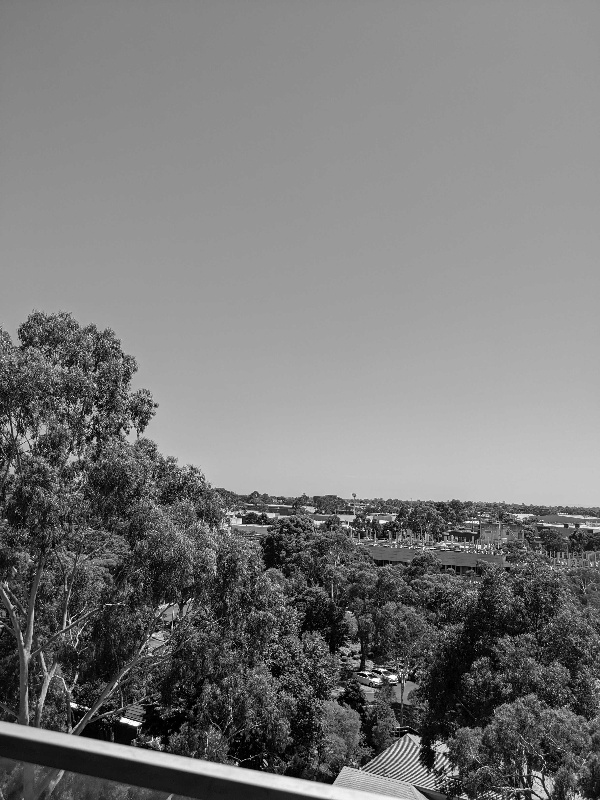
#> input picture Student pack/left.jpg, 600 x 800 px; the run also reads 1 picture not shown here
$ jupyter execute Lab2_student_template_Fred.ipynb
#> lines starting #> are read from the running program, lines starting #| are printed output that depends on the picture; after the words box and inside, x2 and y2 are one past the last pixel; in counts of white or black regions, pixels touching at a corner belong together
[cell 1]
import numpy as np
import cv2
from matplotlib import pyplot as plt

## Lab 2: Image Stitching with Homographies

In this lab, we will explore image stitching and panorama creation. You will use a homography to register two images together, and implement bilinear interpolation to help accomplish this. As part of the lab, you will also explore image enhancement strategies to improve the quality of image stitching at the seam (the join between two images) relying on your knowledge of image brightness and human perception of this. Collectively, tasks 1-5 will provide a final stitched image. In task 6, you will apply the same code written in tasks 1-5 to create a panorama image using your own photos.

* Task 1: Draw test points on the left image
* Task 2: Use a homography to find the location of these points in the right image
* Task 3: Bilinear interpolation of the right image pixels
* Task 4: Image stitching
* Task 5: Better blending
* Task 6: Now try your own!

### Academic integrity

Every lab submission will be screened for any collusion and/or plagiarism. Breaches of academic integrity will be investigated thoroughly and may result in a zero for the assessment along with interviews with the plagiarism officers at Monash University.

### Late submissions

The default late submission university penalty will apply.

### Lab Instructions and the Use of Generative AI

You may not use any built-in opencv functions for this lab, other than those used for loading/ saving an image, extracting and matching keypoints, and
computing homographies.
* You may use NumPy for array handling, and vectorizing your code (reducing
the number of for-loops) is encouraged.
* You should use Matplotlib to display images and any intermediate results.
* You may use generative AI.

### Grading
Each lab is worth 8%, and there are a number of sections and tasks with their own weighting. A task is only considered complete if you can demonstrate a working program and show an understanding of the underlying concepts. Note that later tasks should reuse code from earlier tasks.

Masks will be provided based on the correctness of the code, the quality of your results, comments indicating you understand your work, and a discussion of tasks provided at the end of the notebook.

# Task 1: Draw test points on the left image

Draw the following points on the left image as red crosses. Display the resulting image.

{446 , 499, 1}, {383, 590, 1}, {296 , 499, 1}, {282, 511, 1}, {401 , 508, 1}

Recall from lectures that these 3-element homogeneous coordinates can be transformed to 2D image pixel coordinates by dividing the first and second elements by the third (needed for later tasks).

[cell 2]
import os
def gray_image(possible_paths):
    for path in possible_paths:
        if os.path.exists(path):
            img = cv2.imread(path, cv2.IMREAD_GRAYSCALE)
#> img is the input picture: shape (800, 600); min 0, max 255, mean 120.6
            if img is not None:
                return img
    raise FileNotFoundError(f"Could not find any of these files: {possible_paths}")

left_img = gray_image(['left.jpg', '/mnt/data/left.jpg'])
right_img = gray_image(['right.jpg', '/mnt/data/right.jpg'])

def from_homogeneous(points_h):
    points_h = np.asarray(points_h, dtype=np.float64)
    return points_h[:, :2] / points_h[:, 2:3]

def draw_crosses(gray_img, points_xy, color=(255, 0, 0), size=8, thickness=1):
#> called with points_xy = array of shape (5, 2), color = (255, 0, 0), size = 8, thickness = 1
    img_rgb = np.dstack([gray_img, gray_img, gray_img]).copy()
    h, w = gray_img.shape

    for pt in points_xy:
        x = int(round(pt[0]))
        y = int(round(pt[1]))

        for t in range(-thickness // 2, thickness // 2 + 1):
            for k in range(-size, size + 1):
                yy = y + k
                xx = x + t
                if 0 <= yy < h and 0 <= xx < w:
                    img_rgb[yy, xx] = color

                yy = y + t
                xx = x + k
                if 0 <= yy < h and 0 <= xx < w:
                    img_rgb[yy, xx] = color

    return img_rgb

Lpoint_h = np.array([
    [446, 499, 1],
    [383, 590, 1],
    [296, 499, 1],
    [282, 511, 1],
    [401, 508, 1]
], dtype=np.float64)

Lpoint_xy = from_homogeneous(Lpoint_h)
L_point = draw_crosses(left_img, Lpoint_xy)

print("Task 1 left image points (x, y):")
print(Lpoint_xy)

plt.figure(figsize=(8, 8))
plt.imshow(L_point)
plt.title('Task 1: Test points drawn on the left image')
plt.axis('off')
plt.show()

[cell 3]
# Show results here

# Task 2: Use Homography to find right image points

The following homography transforms pixel coordinates between the left and right images as
$$ x_R = H x_L $$

\begin{bmatrix}
1.6011 & 0.0277 & -393.5701 \\
0.3242 & 1.5119 & -228.8918 \\
0.0009 & 0.0002 & 1.0000
\end{bmatrix}

Apply the homography to transform the left image points in Task 1 to their corresponding locations in the right image. Draw the transformed points as red crosses on the right image. Check your result before moving on.

[cell 4]
# Write your code here

H = np.array([
    [1.6011, 0.0277, -393.5701],
    [0.3242, 1.5119, -228.8918],
    [0.0009, 0.0002, 1.0000]
], dtype=np.float64)

def apply_homography(H, points_h):
    points_h = np.asarray(points_h, dtype=np.float64)
    transformed_h = (H @ points_h.T).T
    transformed_xy = from_homogeneous(transformed_h)
    return transformed_h, transformed_xy

right_points_h, right_points_xy = apply_homography(H, Lpoint_h)
right_with_points = draw_crosses(right_img, right_points_xy)
#> call 2 of draw_crosses, with points_xy = array of shape (5, 2), color = (255, 0, 0), size = 8, thickness = 1
#> after the loop in draw_crosses (call 2), `for pt in points_xy:`:
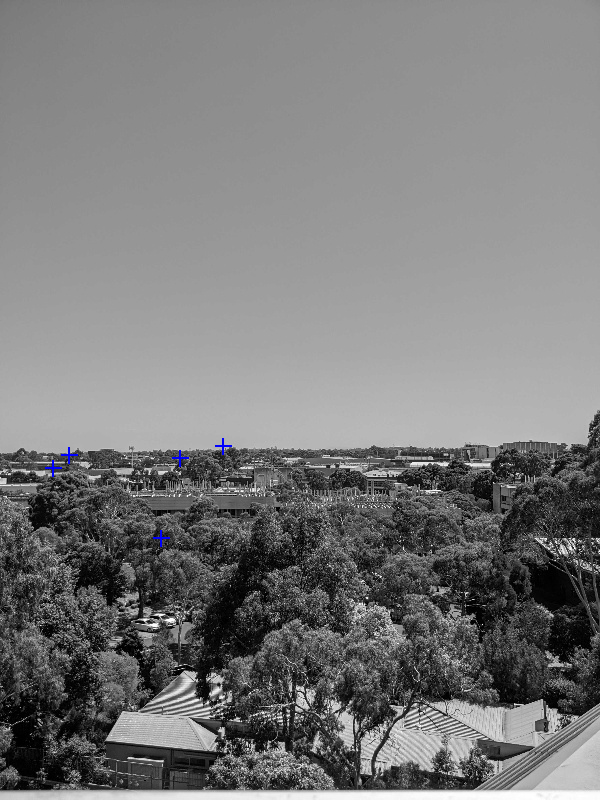
#> img_rgb: shape (800, 600, 3); mean of channels 0, 1, 2 122.3, 122.2, 122.2; drawn as B, G, R

print("Task 2 transformed points in the right image (homogeneous):")
print(right_points_h)

print("\nTask 2 transformed points in the right image (x, y):")
for i, pt in enumerate(right_points_xy, start=1):
    print(f"Point {i}: ({pt[0]:.4f}, {pt[1]:.4f})")

plt.figure(figsize=(8, 8))
plt.imshow(right_with_points)
plt.title('Task 2: Homography-transformed points drawn on the right image')
plt.axis('off')
plt.show()

[cell 5]
# Print results here

# Task 3: Bilinear interpolation of the right image

The transformed coordinates can be in between pixel locations. Write a bilinear interpolation function to compute the intensity of the transformed pixel coordinate in right.jpg using intensity values from neighbouring pixel locations. Print the interpolated intensity value for each transformed point in Task 2. The first point should be around 176 whereas the last point should be around 73.

HINT: The bilinear interpolation function should take the transformed pixel coordinate and the intensity values of its four neighbours as input arguments, and should output the interpolated intensity value.

[cell 6]
# Write your code here

def bilinear_neighbours(x, y, x0, y0, I00, I10, I01, I11):
    dx = x - x0
    dy = y - y0

    top = (1 - dx) * I00 + dx * I10
    bottom = (1 - dx) * I01 + dx * I11
    return (1 - dy) * top + dy * bottom

def bilinear_sample(img, x, y):
    h, w = img.shape

    if x < 0 or x >= w - 1 or y < 0 or y >= h - 1:
        return None

    x0 = int(np.floor(x))
    y0 = int(np.floor(y))

    I00 = float(img[y0,     x0    ])
    I10 = float(img[y0,     x0 + 1])
    I01 = float(img[y0 + 1, x0    ])
    I11 = float(img[y0 + 1, x0 + 1])

    return bilinear_neighbours(x, y, x0, y0, I00, I10, I01, I11)

interpolated_values = []
for pt in right_points_xy:
    x, y = pt
    interpolated_values.append(bilinear_sample(right_img, x, y))
#> this loop made 5 passes
#> (I00 in bilinear_sample, I10 in bilinear_sample, I01 in bilinear_sample, I11 in bilinear_sample) on passes 1 to 4: (176, 176, 176, 176), (40, 28, 53, 33), (69, 78, 43, 71), (58, 61, 58, 56)
#> after the loop, interpolated_values = [176, 38.47, 69.83, 58.19, 74.51]

print("Task 3 bilinear interpolation results:")
for i, (pt, val) in enumerate(zip(right_points_xy, interpolated_values), start=1):
    print(f"Point {i}: x = {pt[0]:.4f}, y = {pt[1]:.4f}, interpolated intensity = {val:.4f}")
#> this loop made 5 passes
#> (pt, val) on passes 1 to 4: ([222.7, 446.4], 176), ([161.3, 538.2], 38.47), ([68.93, 454.9], 69.83), ([53.17, 468.4], 58.19)
#> (printed output is left out)

print("\nCheck against the lab sheet:")
print(f"First point intensity  = {interpolated_values[0]:.4f}  (should be about 176)")
#| First point intensity  = 176.0000  (should be about 176)
print(f"Last point intensity   = {interpolated_values[-1]:.4f} (should be about 73)")
#| Last point intensity   = 74.5071 (should be about 73)

[cell 7]
# Show results here

# Task 4: Image stitching

Create a 1200x800 (width x height) image and fill the left hand side of this image with the left image. This stitched image will use the left image coordinate system (xl) throughout the stitching process. Next, fill in the remaining pixels on the RHS by transforming their pixel coordinates (left image coordinates) to the right image coordinates via the homography from Task 2 and determining the intensity using your bilinear interpolation implementation. If the right pixel  coordinate is valid, generate the pixel value using bilinear interpolation, but if the right pixel coordinate is invalid, use a pixel value of zero. Display the stitching results. It should look like a wide-angle image with a visible seam where the two images join.

[cell 8]
# Write your code here

def bilinear_eg_vect(img, x, y):
    h, w = img.shape
    x = np.asarray(x, dtype=np.float64)
    y = np.asarray(y, dtype=np.float64)

    valid = (x >= 0) & (x < w - 1) & (y >= 0) & (y < h - 1)
    out = np.zeros_like(x, dtype=np.float64)

    if not np.any(valid):
        return out, valid

    xv = x[valid]
    yv = y[valid]

    x0 = np.floor(xv).astype(int)
    y0 = np.floor(yv).astype(int)

    dx = xv - x0
    dy = yv - y0

    I00 = img[y0,     x0    ].astype(np.float64)
    I10 = img[y0,     x0 + 1].astype(np.float64)
    I01 = img[y0 + 1, x0    ].astype(np.float64)
    I11 = img[y0 + 1, x0 + 1].astype(np.float64)

    out_valid = ((1 - dx) * (1 - dy) * I00 +
                 dx * (1 - dy) * I10 +
                 (1 - dx) * dy * I01 +
                 dx * dy * I11)

    out[valid] = out_valid
    return out, valid

def R_to_L_coords(right_img, H_left_to_right, output_width, output_height):
    xs, ys = np.meshgrid(np.arange(output_width), np.arange(output_height))

    denom = H_left_to_right[2, 0] * xs + H_left_to_right[2, 1] * ys + H_left_to_right[2, 2]
    x_right = (H_left_to_right[0, 0] * xs + H_left_to_right[0, 1] * ys + H_left_to_right[0, 2]) / denom
    y_right = (H_left_to_right[1, 0] * xs + H_left_to_right[1, 1] * ys + H_left_to_right[1, 2]) / denom

    warped_values, valid_mask = bilinear_eg_vect(right_img, x_right, y_right)
    warped_img = warped_values.reshape(output_height, output_width)
    valid_mask = valid_mask.reshape(output_height, output_width)

    return warped_img, valid_mask

output_width = 1200
output_height = 800

stitched_basic = np.zeros((output_height, output_width), dtype=np.float64)

left_h, left_w = left_img.shape
stitched_basic[:left_h, :left_w] = left_img

warped_right, valid_right = R_to_L_coords(right_img, H, output_width, output_height)
#> in bilinear_eg_vect, `valid = (x >= 0) & (x < w - 1) & (y >= 0) & (y < h - 1)`:
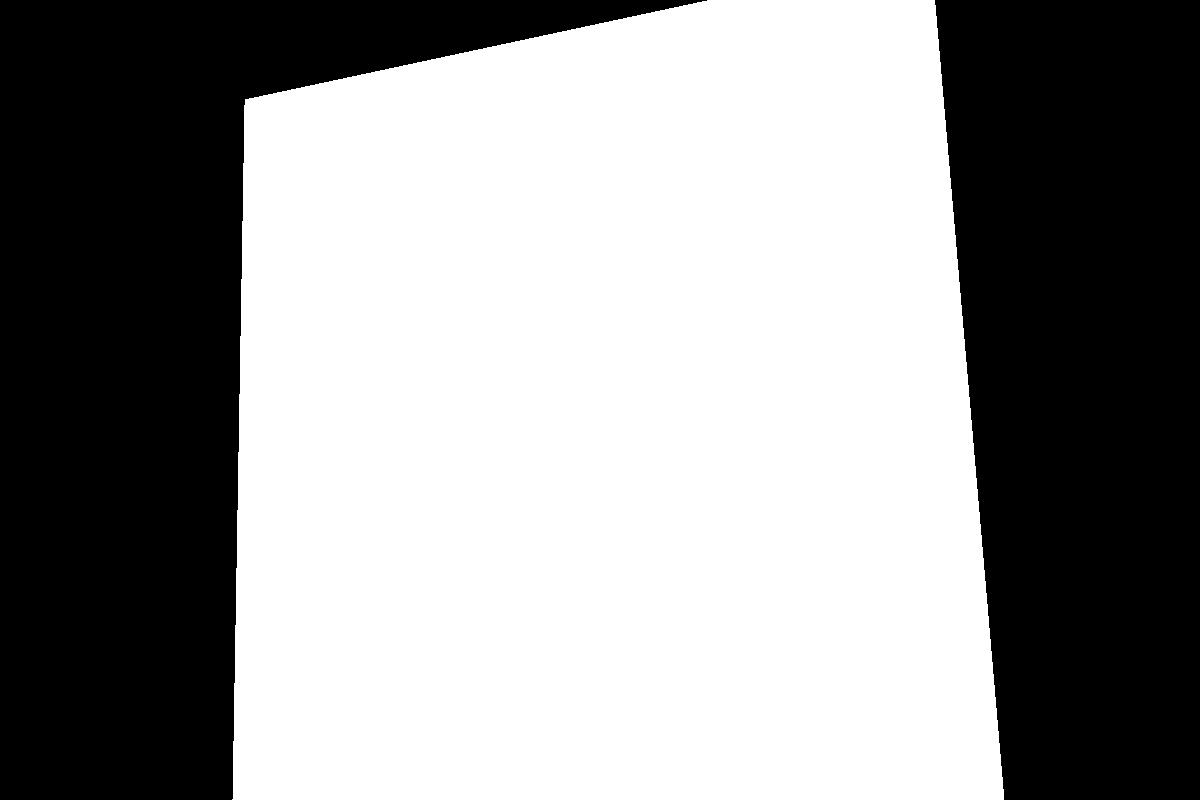
#> valid: shape (800, 1200) bool; 58.5% white; 2 black regions, box (x1, y1, x2, y2) and area: (0, 0, 707, 800) 214543, (935, 0, 1200, 800) 184185

rhs_mask = np.zeros_like(valid_right)
rhs_mask[:, left_w:] = valid_right[:, left_w:]
stitched_basic[rhs_mask] = warped_right[rhs_mask]

stitched_basic = np.clip(stitched_basic, 0, 255).astype(np.uint8)

plt.figure(figsize=(12, 6))
plt.imshow(stitched_basic, cmap='gray')
plt.title('Task 4: Basic stitched image')
plt.axis('off')
plt.show()

[cell 9]
# Show results here

# Task 5: Better blending

Improve the visual quality of the stitched image by trying the following image processing techniques:

1. Adjust the width of the output image automatically so that fewer black pixels are
visible
2. Adjust the brightness (by a scaling factor) of each image so that the seam is less
visible
3. Apply a small amount of Gaussian blur or alpha blending near the seam to make
it less visible
4. Adjust the horizontal location of the seam (it can be moved further to the left as
the right image overlaps into the left by quite a few pixels)

Note that you do not have to try all of the above. However, you will only receive a mark here depending on
• the quality of the stitched image
• whether a serious programming attempt is made to improve the visual quality of the stitched image

[cell 10]
# Write your code here

def compute_auto_output_width(H_left_to_right, left_shape, right_shape):
    left_h, left_w = left_shape
    right_h, right_w = right_shape

    H_right_to_left = np.linalg.inv(H_left_to_right)

    right_corners = np.array([
        [0, 0, 1],
        [right_w - 1, 0, 1],
        [0, right_h - 1, 1],
        [right_w - 1, right_h - 1, 1]
    ], dtype=np.float64)

    mapped_h = (H_right_to_left @ right_corners.T).T
    mapped_xy = from_homogeneous(mapped_h)

    max_x = max(left_w - 1, np.max(mapped_xy[:, 0]))
    auto_width = int(np.ceil(max_x)) + 1

    return auto_width, mapped_xy

def build_better_blended_stitch(left_img, right_img, H_left_to_right, output_height=800, blend_width=80):
#> called with H_left_to_right = array of shape (3, 3), output_height = 800, blend_width = 80
    left_h, left_w = left_img.shape

    auto_width, projected_corners = compute_auto_output_width(
        H_left_to_right, left_img.shape, right_img.shape
    )

    warped_right, valid_right = R_to_L_coords(
        right_img, H_left_to_right, auto_width, output_height
    )

    left_extended = np.zeros((output_height, auto_width), dtype=np.float64)
    left_extended[:left_h, :left_w] = left_img

    overlap_mask = np.zeros_like(valid_right)
    overlap_mask[:, :left_w] = valid_right[:, :left_w]
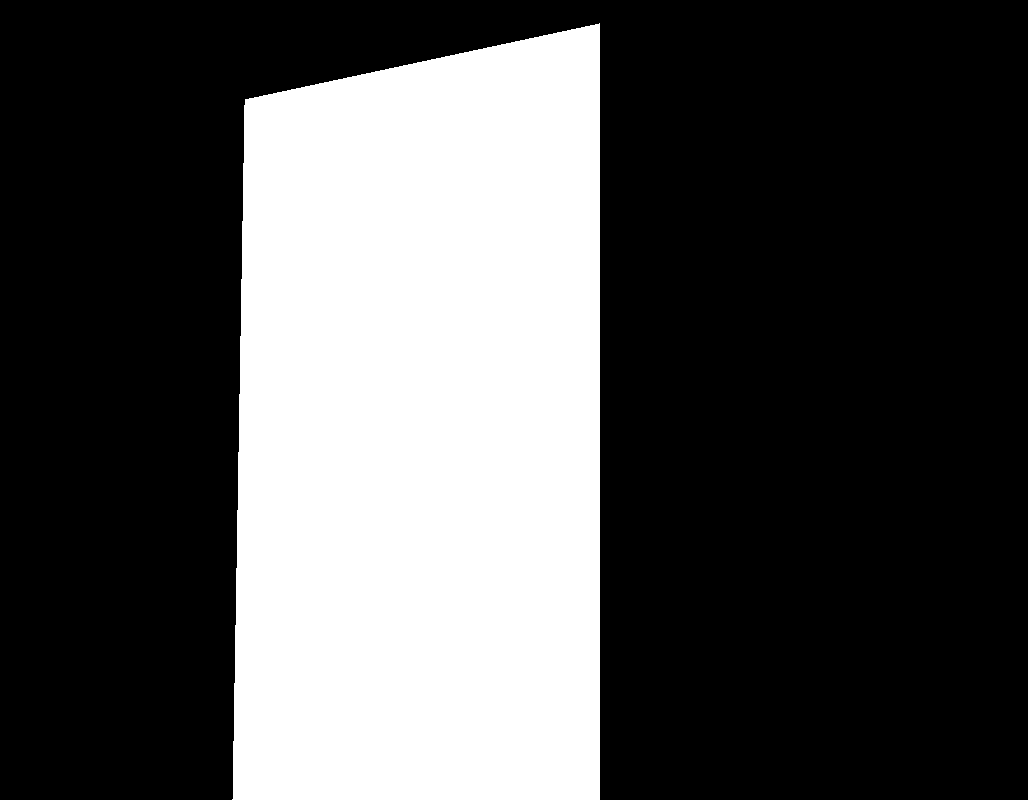
#> overlap_mask: shape (800, 1028) bool; 32.4% white; 1 white region, box (x1, y1, x2, y2) and area: (232, 23, 600, 800) 266730

    if np.any(overlap_mask):
        left_mean = np.mean(left_extended[overlap_mask])
#> left_mean = 127.4
        right_mean = np.mean(warped_right[overlap_mask])
#> right_mean = 120.4
        brightness_scale = left_mean / right_mean if right_mean > 0 else 1.0
#> brightness_scale = 1.06
    else:
        brightness_scale = 1.0

    brightness_scale = np.clip(brightness_scale, 0.7, 1.3)
    warped_right_scaled = np.clip(warped_right * brightness_scale, 0, 255)

    overlap_columns = np.where(np.any(overlap_mask, axis=0))[0]
#> overlap_columns = 368 values from 232 to 599
    if len(overlap_columns) > 0:
        overlap_start = int(overlap_columns[0])
#> overlap_start = 232
        seam_x = overlap_start + 20
#> seam_x = 252
        seam_x = min(seam_x, left_w - blend_width - 1)
        seam_x = max(0, seam_x)
    else:
        seam_x = left_w

    output = np.zeros((output_height, auto_width), dtype=np.float64)
    output[valid_right] = warped_right_scaled[valid_right]

    left_only_end = min(seam_x, left_w)
#> left_only_end = 252
    output[:left_h, :left_only_end] = left_img[:, :left_only_end]

    blend_end = min(seam_x + blend_width, left_w)
#> blend_end = 332
    if blend_end > seam_x:
        alpha = np.linspace(1.0, 0.0, blend_end - seam_x, endpoint=True)[None, :]

        left_strip = left_img[:, seam_x:blend_end].astype(np.float64)
        right_strip = warped_right_scaled[:, seam_x:blend_end]
        right_valid_strip = valid_right[:, seam_x:blend_end]

        blended_strip = alpha * left_strip + (1.0 - alpha) * right_strip
        output[:left_h, seam_x:blend_end] = np.where(
            right_valid_strip, blended_strip, left_strip
        )

    rem_start = min(blend_end, left_w)
#> rem_start = 332
    rem_end = left_w
    if rem_end > rem_start:
        invalid_remaining = ~valid_right[:, rem_start:rem_end]
        output[:left_h, rem_start:rem_end][invalid_remaining] = (
            left_img[:, rem_start:rem_end][invalid_remaining]
        )

    nonzero_columns = np.where(np.any(output > 0, axis=0))[0]
#> nonzero_columns = 1004 values from 0 to 1003
    if len(nonzero_columns) > 0:
        final_width = int(nonzero_columns[-1]) + 1
#> final_width = 1004
    else:
        final_width = auto_width

    output = np.clip(output[:, :final_width], 0, 255).astype(np.uint8)
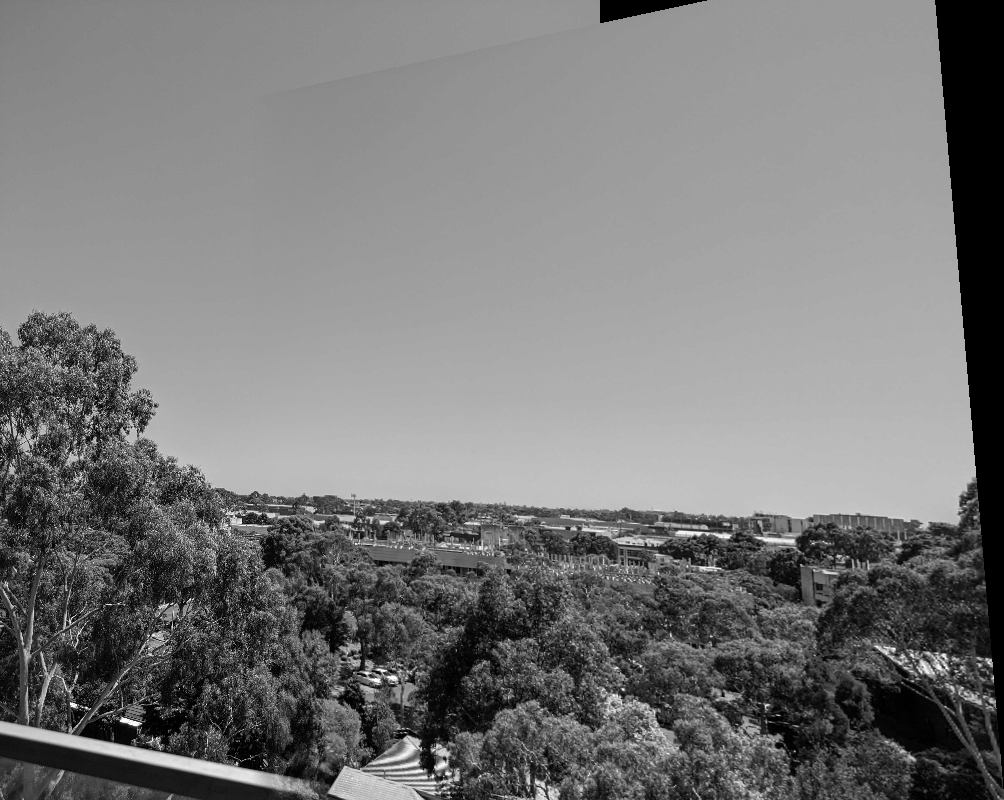
#> output: shape (800, 1004); min 0, max 255, mean 120

    info = {
        'auto_width': auto_width,
        'final_width': final_width,
        'brightness_scale': float(brightness_scale),
        'seam_x': int(seam_x),
        'blend_width': int(blend_width),
        'projected_corners_in_left_coords': projected_corners
    }
#> info = {'auto_width': 1028, 'final_width': 1004, 'brightness_scale': 1.06, 'seam_x': 252, 'blend_width': 80, 'projected_corners_in_left_coords': [[244.1, 99.05], [930.4, -48.12], [231.5, 827.8], [1026.6, 1060]]}

    return output, info

stitched_better, blend_info = build_better_blended_stitch(
    left_img, right_img, H, output_height=800, blend_width=80
)
#> blend_info has the same summary as info in build_better_blended_stitch

print("Task 5 blending information:")
for key, value in blend_info.items():
    print(f"{key}: {value}")
#> this loop made 6 passes
#> (key, value) on passes 1 to 4: ('auto_width', 1028), ('final_width', 1004), ('brightness_scale', 1.06), ('seam_x', 252)
#> (printed output is left out)

plt.figure(figsize=(12, 6))
plt.imshow(stitched_better, cmap='gray')
plt.title('Task 5: Improved stitched image')
plt.axis('off')
plt.show()
